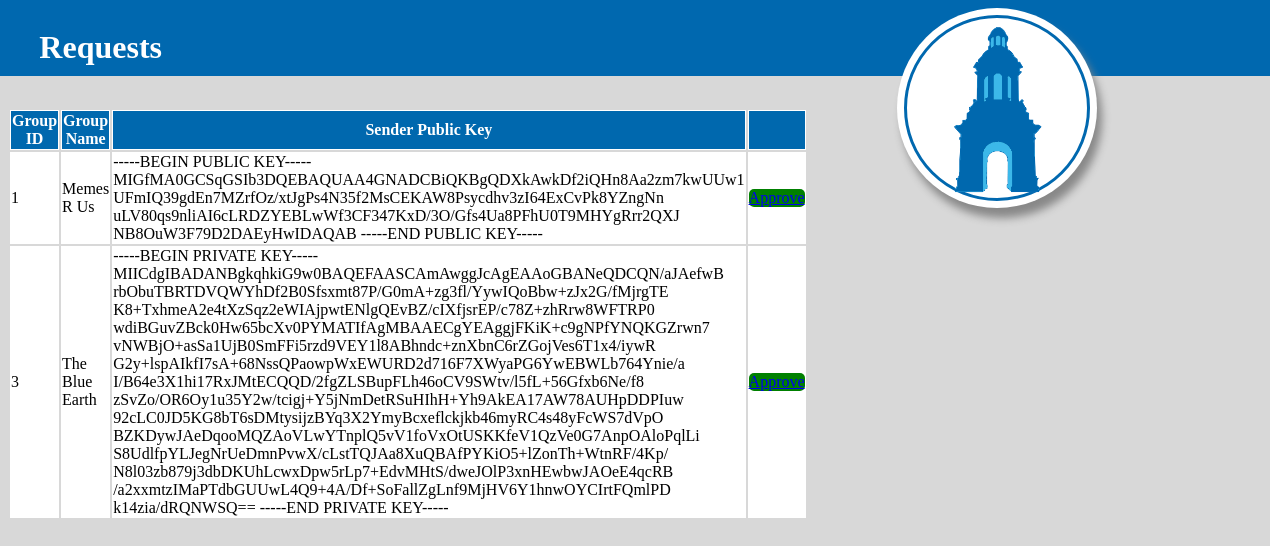
The page /kms/admin (signed in) on the database as committed earlier.
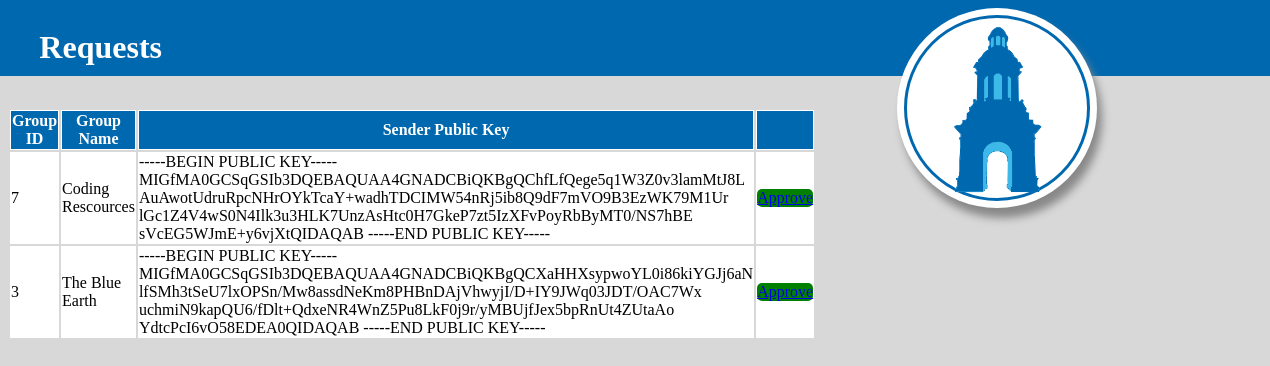
The same page on the database as committed later.
### kms/models.py (models this page shows)
class Request(models.Model):
    publicKey = models.CharField(max_length=3000)
    groupID = models.CharField(max_length=500)
    groupName = models.CharField(max_length=500)
    requestId = models.AutoField(primary_key=True)

### kms/views.py (the view)
# urls.py: path('admin', views.viewRequests, name='submit'),
@login_required
def viewRequests(req):
    requests = Request.objects.all()
    requestList = []
    for request in requests:
        requestList.append(request)
    context = {"requests":requestList}
    return render(req, './admin.html', context)

### kms/templates/admin.html
<!DOCTYPE html>
<html>
<head>
        {% load static %}
      {% load static %}
    {% load static %}
      <link rel="stylesheet"  href = "{% static 'CSS/admin.css'%}" >
	<div style = "height:10vh;width:110vw;position:absolute;left:-5vw;top:-.5vh;background-color:#0068AF"></div>
	<div style = "height:12.5vh;position:relative">
        <h1 style = "float:left;margin-left:2.5%;color:white">Requests</h1>
		<div style = "height:25vh;width:25vh;background-color:white;border-radius:100%;margin-left:70vw;position:relative;box-shadow: 5px 10px 8px #888888;">
			<div style = "height:90%;width:90%;text-align:center;margin: 0;position: absolute;top: 50%;left: 50%;margin-right: -50%;transform: translate(-50%, -50%);border: 3px solid #0068AF;border-radius:100%">
				<div style = "height:100%;width:100%;border-radius:100%;margin:auto;position:relative;">
					<img style = "height:100%" src = "{% static './images/camponile2.png'%}" />
				</div>
			</div>
		</div>
	</div>
</head>
<body style = "background-color:#d8d8d8">
    <table style="width:50%">
        <tr>
            <th>Group ID</th>
            <th>Group Name</th>
            <th class = "publicKey">Sender Public Key</th>
            <th></th>
        </tr>
        {% for request in requests %}
                <tr>
                    <td>{{request.groupID}}</td>
                    <td>{{request.groupName}}</td>
                    <td ><div class = "scrollable">{{request.publicKey}}</div></td>
                    <td><div class = "approveButton"><a href = "./approve/{{request.requestId}}">Approve</div></td>
                </tr>
		{% endfor %}
        </table>
</body>
</html>

Rows that differ between the two databases and show on the page:
removed Request: groupID "1", groupName "Memes R Us", publicKey "-----BEGIN PUBLIC KEY----- MIGfMA0GCSqGSIb3DQEBAQUAA4GNADCBiQKBgQDXkAwkDf2iQHn8Aa2zm7kwUUw1 UFmIQ39gdEn7MZrfOz/xtJgPs4N35f2MsCEKAW8Psycdhv3zI64ExCvPk8YZngNn uLV80qs9nliAI6cLRDZYEBLwWf3CF347KxD/3O/Gfs4Ua8PFhU0T9MHYgRrr2QXJ NB8OuW3F79D2DAEyHwIDAQAB -----END PUBLIC KEY-----"
removed Request: groupID "3", groupName "The Blue Earth", publicKey "-----BEGIN PRIVATE KEY----- MIICdgIBADANBgkqhkiG9w0BAQEFAASCAmAwggJcAgEAAoGBANeQDCQN/aJAefwB rbObuTBRTDVQWYhDf2B0Sfsxmt87P/G0mA+zg3fl/YywIQoBbw+zJx2G/fMjrgTE K8+TxhmeA2e4tXzSqz2eWIAjpwtENlgQEvBZ/cIXfjsrEP/c78Z+zhRrw8WFTRP0 wdiBGuvZBck0Hw65bcXv0PYMATIfAgMBAAECgYEAggjFKiK+c9gNPfYNQKGZrwn7 vNWBjO+asSa1UjB0SmFFi5rzd9VEY1l8ABhndc+znXbnC6rZGojVes6T1x4/iywR G2y+lspAIkfI7sA+68NssQPaowpWxEWURD2d716F7XWyaPG6YwEBWLb764Ynie/a I/B64e3X1hi17RxJMtECQQD/2fgZLSBupFLh46oCV9SWtv/l5fL+56Gfxb6Ne/f8 zSvZo/OR6Oy1u35Y2w/tcigj+Y5jNmDetRSuHIhH+Yh9AkEA17AW78AUHpDDPIuw 92cLC0JD5KG8bT6sDMtysijzBYq3X2YmyBcxeflckjkb46myRC4s48yFcWS7dVpO BZKDywJAeDqooMQZAoVLwYTnplQ5vV1foVxOtUSKKfeV1QzVe0G7AnpOAloPqlLi…"
added Request: groupID "7", groupName "Coding Rescources", publicKey "-----BEGIN PUBLIC KEY----- MIGfMA0GCSqGSIb3DQEBAQUAA4GNADCBiQKBgQChfLfQege5q1W3Z0v3lamMtJ8L AuAwotUdruRpcNHrOYkTcaY+wadhTDCIMW54nRj5ib8Q9dF7mVO9B3EzWK79M1Ur lGc1Z4V4wS0N4Ilk3u3HLK7UnzAsHtc0H7GkeP7zt5IzXFvPoyRbByMT0/NS7hBE sVcEG5WJmE+y6vjXtQIDAQAB -----END PUBLIC KEY-----"
added Request: groupID "3", groupName "The Blue Earth", publicKey "-----BEGIN PUBLIC KEY----- MIGfMA0GCSqGSIb3DQEBAQUAA4GNADCBiQKBgQCXaHHXsypwoYL0i86kiYGJj6aN lfSMh3tSeU7lxOPSn/Mw8assdNeKm8PHBnDAjVhwyjI/D+IY9JWq03JDT/OAC7Wx uchmiN9kapQU6/fDlt+QdxeNR4WnZ5Pu8LkF0j9r/yMBUjfJex5bpRnUt4ZUtaAo YdtcPcI6vO58EDEA0QIDAQAB -----END PUBLIC KEY-----"
